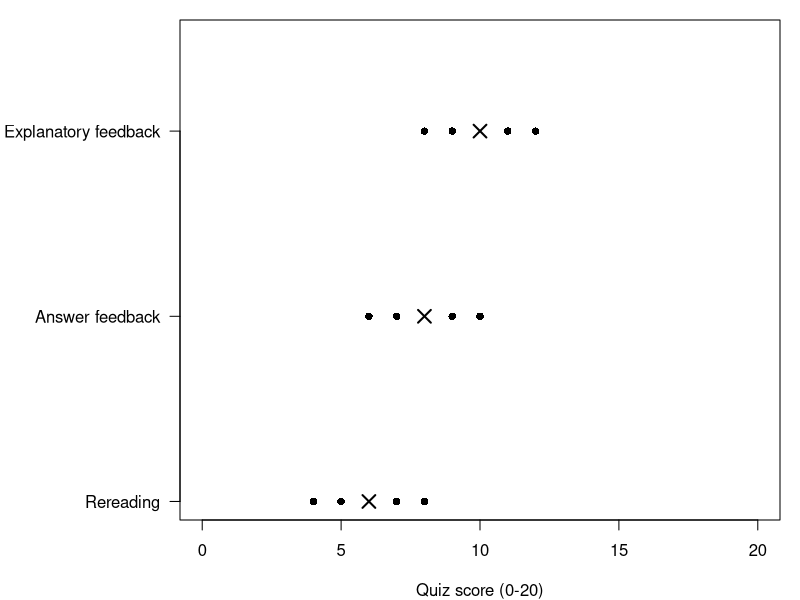
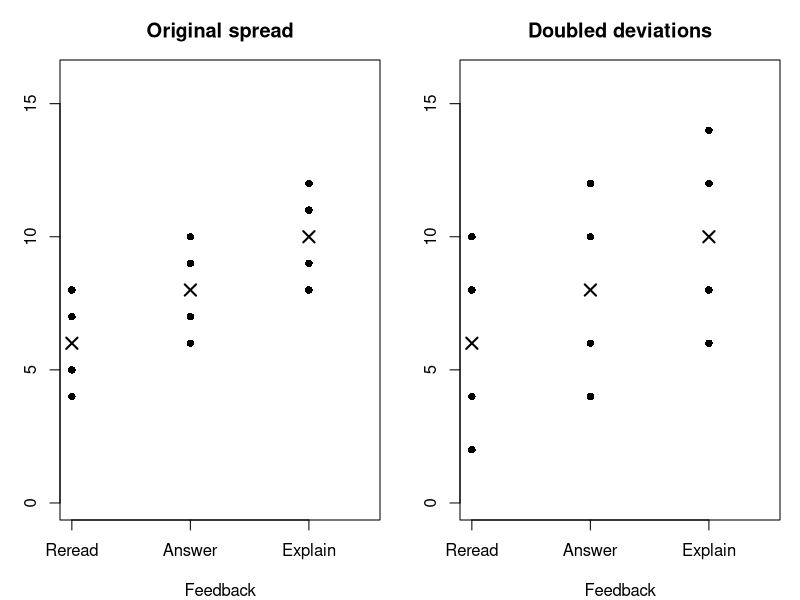
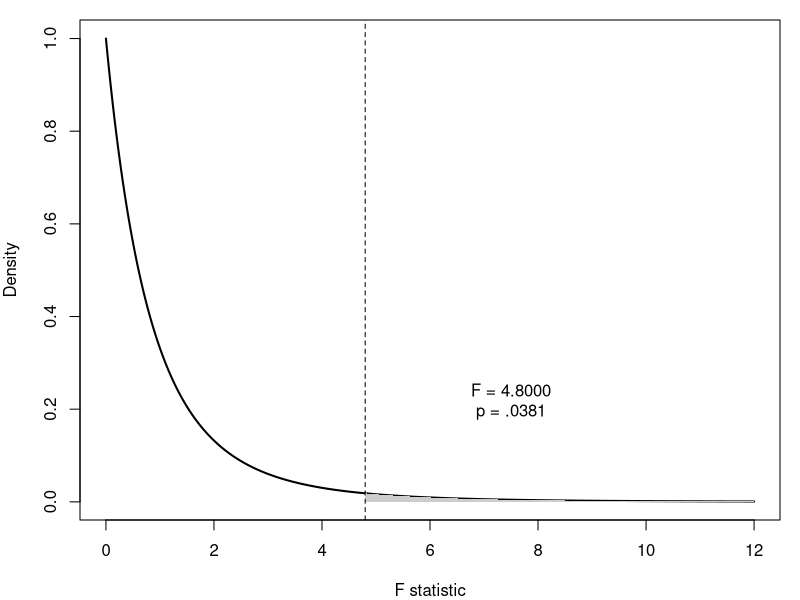
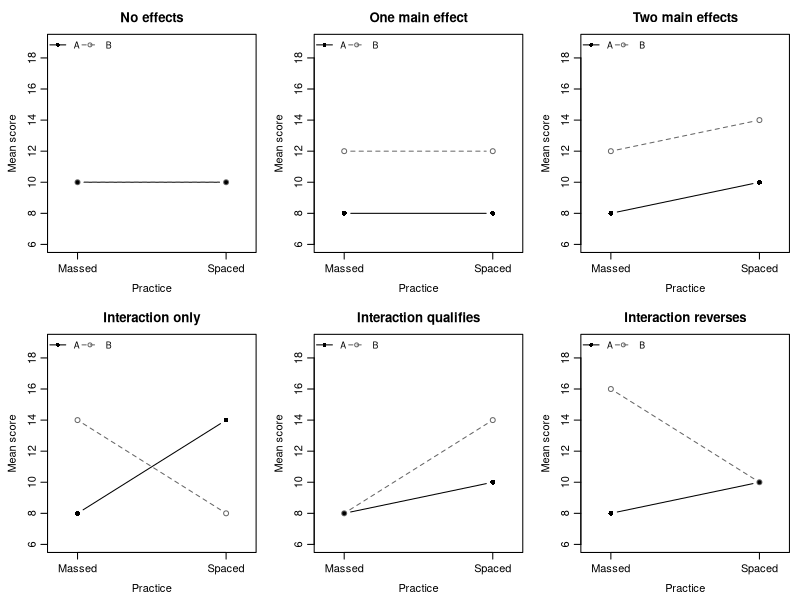
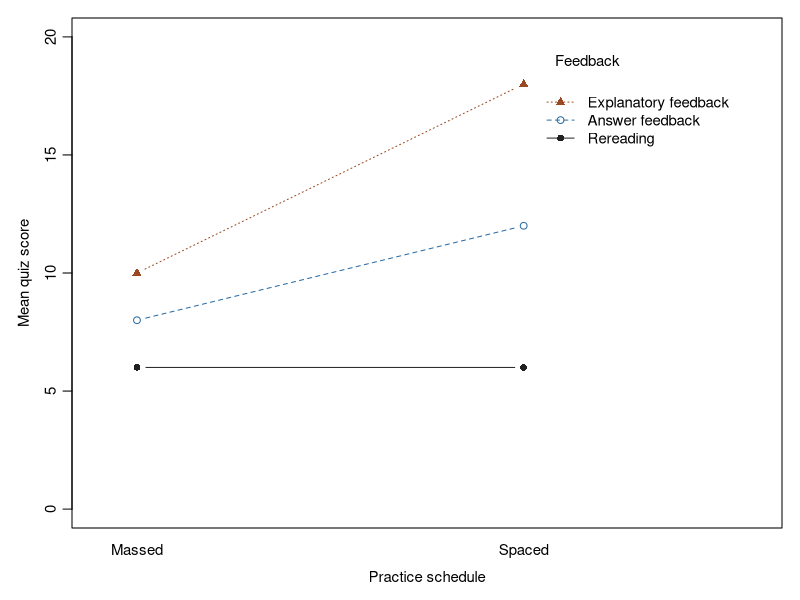
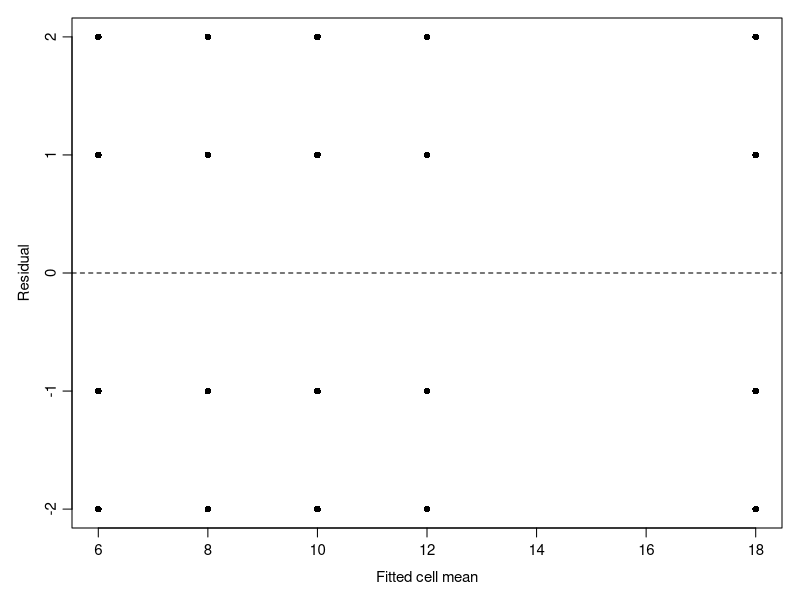

Write the R code that produced these figures, in order.
## ---- chunk 1
#| label: setup
#| include: false
knitr::opts_chunk$set(echo = FALSE, warning = FALSE, message = FALSE,
  fig.pos = "H", collapse = TRUE, comment = "#>")
if (knitr::is_latex_output()) knitr::opts_chunk$set(dev = "cairo_pdf")
feedback_data <- data.frame(
  student = 1:24,
  feedback = factor(rep(c("Rereading", "Answer feedback",
    "Explanatory feedback"), each = 8),
    levels = c("Rereading", "Answer feedback", "Explanatory feedback")),
  practice = factor(rep(rep(c("Massed", "Spaced"), each = 4), 3),
    levels = c("Massed", "Spaced")),
  score = c(4, 5, 7, 8, 4, 5, 7, 8,
    6, 7, 9, 10, 10, 11, 13, 14,
    8, 9, 11, 12, 16, 17, 19, 20))
massed <- subset(feedback_data, practice == "Massed")
one_way <- aov(score ~ feedback, data = massed)
full_fit <- aov(score ~ feedback * practice, data = feedback_data)
## ---- chunk 2
#| label: fig-ch04-feedback-groups
#| fig-cap: "Massed-practice quiz scores by feedback condition. Every point is a different student; crosses mark group means."
#| fig-alt: "Each of three groups has four scores. Rereading scores 4, 5, 7, 8 center on 6; Answer feedback scores 6, 7, 9, 10 center on 8; Explanatory feedback scores 8, 9, 11, 12 center on 10. The ranges overlap."
#| fig-width: 7
#| fig-height: 3.5
#| out-width: 100%
par(mar = c(4, 9, 1, 1))
stripchart(score ~ feedback, data = massed,
  method = "stack", pch = 16, las = 1,
  xlab = "Quiz score (0-20)", ylab = "", xlim = c(0, 20))
points(tapply(massed$score, massed$feedback, mean), 1:3,
  pch = 4, cex = 1.7, lwd = 2)
## ---- chunk 3
#| label: fig-ch04-separation-spread
#| fig-cap: "The same group means can provide different evidence when within-group spread changes. Counts and mean positions are held fixed in these constructed panels."
#| fig-alt: "Both panels have group means 6, 8 and 10 with four observations each. The second doubles each observation's distance from its group mean. Between-group variation stays fixed while within-group variation quadruples."
#| fig-width: 7
#| fig-height: 3.4
#| out-width: 100%
group_mean <- ave(massed$score, massed$feedback, FUN = mean)
wider <- group_mean + 2 * (massed$score - group_mean)
par(mfrow = c(1, 2), mar = c(4, 3, 3, 1))
for (panel in 1:2) {
  v <- list(massed$score, wider)[[panel]]
  stripchart(v ~ massed$feedback, vertical = TRUE,
    method = "stack", pch = 16, ylim = c(0, 16),
    group.names = c("Reread", "Answer", "Explain"),
    main = c("Original spread", "Doubled deviations")[panel],
    xlab = "Feedback", ylab = "Score")
  points(1:3, c(6, 8, 10), pch = 4, cex = 1.5, lwd = 2)
}
par(mfrow = c(1, 1))
## ---- chunk 4
#| label: fig-ch04-f-reference
#| fig-cap: "The one-way statistic 4.8000 and its right-tail probability under an F(2,9) null reference."
#| fig-alt: "A right-skewed F density begins at zero and declines across positive values. The area to the right of F=4.8 is shaded and labelled p=.0381."
#| fig-width: 6.6
#| fig-height: 3.1
xx <- seq(0, 12, length.out = 600)
par(mar = c(4, 4, 1, 1))
plot(xx, df(xx, 2, 9), type = "l", lwd = 2,
  xlab = "F statistic", ylab = "Density")
tail_x <- seq(4.8, 12, length.out = 200)
polygon(c(4.8, tail_x, 12), c(0, df(tail_x, 2, 9), 0),
  col = "grey80", border = NA)
abline(v = 4.8, lty = 2)
text(7.5, .22, "F = 4.8000\np = .0381")
## ---- chunk 5
#| label: fig-ch04-interaction-patterns
#| fig-cap: "Six schematic patterns of cell means, covering the whole range of main-effect and interaction combinations. Lines identify feedback levels A and B; the drawings illustrate averages and changing differences, without significance claims."
#| fig-alt: "Six panels. No effects: A and B coincide as one flat line at 10. One main effect: two separated flat lines at 8 and 12. Two main effects: parallel rising lines. Interaction only: crossing lines with equal marginal means. Interaction qualifies: both lines rise from 8, B more steeply. Interaction reverses: A rises from 8 to 10 while B falls from 16 to 10."
#| fig-width: 7
#| fig-height: 4.2
#| out-width: 100%
patterns <- list(
  "No effects" = matrix(c(10, 10, 10, 10), 2, byrow = TRUE),
  "One main effect" = matrix(c(8, 8, 12, 12), 2, byrow = TRUE),
  "Two main effects" = matrix(c(8, 10, 12, 14), 2, byrow = TRUE),
  "Interaction only" = matrix(c(8, 14, 14, 8), 2, byrow = TRUE),
  "Interaction qualifies" = matrix(c(8, 10, 8, 14), 2, byrow = TRUE),
  "Interaction reverses" = matrix(c(8, 10, 16, 10), 2, byrow = TRUE))
par(mfrow = c(2, 3), mar = c(3.6, 3.6, 2.6, .8), mgp = c(2.2, .7, 0))
for (nm in names(patterns)) {
  matplot(1:2, t(patterns[[nm]]), type = "b", pch = c(16, 1),
    lty = c(1, 2), col = c("black", "grey40"),
    ylim = c(6, 19), xlim = c(.85, 2.15), xaxt = "n",
    xlab = "Practice", ylab = "Mean score", main = nm)
  axis(1, at = 1:2, labels = c("Massed", "Spaced"))
  legend("topleft", c("A", "B"), pch = c(16, 1),
    lty = c(1, 2), col = c("black", "grey40"), bty = "n",
    cex = .8, horiz = TRUE)
}
par(mfrow = c(1, 1))
## ---- chunk 6
#| label: fig-ch04-cell-means
#| fig-cap: "Quiz cell means across practice schedules in the full 3 × 2 example. Each line joins means of different students; the schedule differences are 0, 4 and 8 points."
#| fig-alt: "Rereading stays at 6 from Massed to Spaced practice. Answer feedback rises from 8 to 12. Explanatory feedback rises from 10 to 18. The nonparallel lines show that the schedule comparison changes across feedback conditions."
#| fig-width: 7
#| fig-height: 3.8
#| out-width: 100%
par(mar = c(4, 4, 1, 1), cex = .9)
with(feedback_data,
  interaction.plot(practice, feedback, score, type = "b",
    pch = c(16, 1, 17), lty = 1:3,
    col = c("#202020", "#2B6CA3", "#9B4922"),
    xlab = "Practice schedule", ylab = "Mean quiz score",
    trace.label = "Feedback", ylim = c(0, 20)))
## ---- chunk 7
#| label: fig-ch04-residuals
#| fig-cap: "Residuals around the fitted cell means. The repeated vertical pattern was deliberately built into the invented scores; it is not independent evidence that the model conditions hold."
#| fig-alt: "At each distinct fitted cell mean, residuals are minus two, minus one, one and two. Some points overlap because two cells share a fitted mean. The repeated pattern is a feature of the teaching construction."
#| fig-width: 6.6
#| fig-height: 3.2
par(mar = c(4, 4, 1, 1))
plot(fitted(full_fit), residuals(full_fit),
  xlab = "Fitted cell mean", ylab = "Residual", pch = 16)
abline(h = 0, lty = 2)
